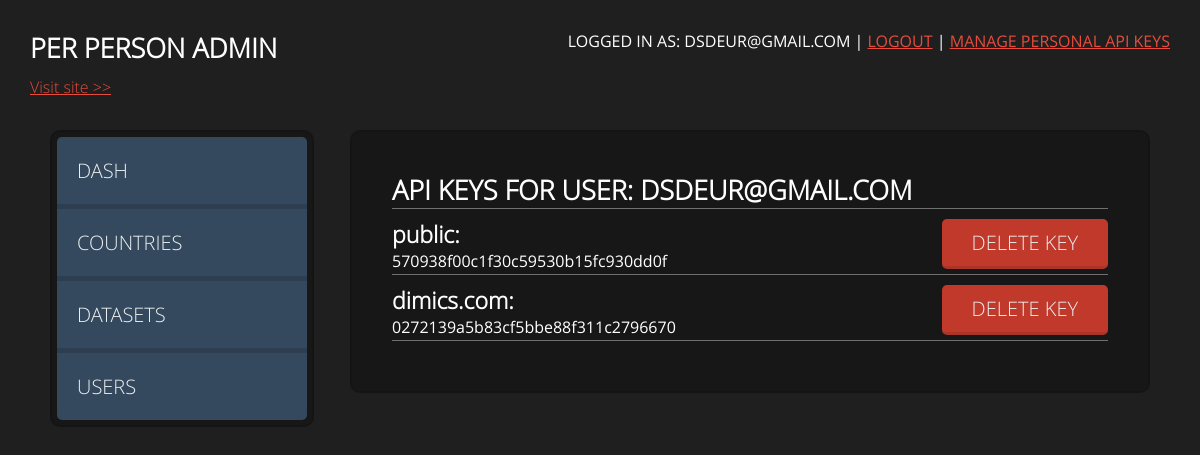
The page /admin/index.php?page=apikeys&userid=5&mail=dsdeur@gmail.com (signed in) on the database its author committed.
### tables this page shows
CREATE TABLE IF NOT EXISTS `apikey` (
  `keyid` int(11) NOT NULL AUTO_INCREMENT,
  `url` varchar(200) NOT NULL,
  `userid` int(11) NOT NULL,
  `key` varchar(200) NOT NULL,
  PRIMARY KEY (`keyid`)
);

### inc/functions.php (called while the page is built, shortened)
<?php
	function test_input($data) {
		$data = strip_tags($data);
		$data = trim($data);
		$data = stripslashes($data);
		$data = htmlspecialchars($data);
		return $data;
	}
?>

### inc/config.php (called while the page is built, shortened)
<?php
	$config = array(
		"db" => array(
			"dbname" => "perperson",
			"username" => "root",
			"password" => "",
			"host" => "localhost"
		)
	);
	require_once("functions.php");
	require_once("database.php");
	$db = new Database();
?>

### inc/database.php (called while the page is built, shortened)
<?php
Class Database {
	private $mysqli = false;
	public function connect($config) {
		if(!$this->mysqli){
			$this->mysqli = new mysqli($config['db']['host'],
							   $config['db']['username'],
							   $config['db']['password'],
							   $config['db']['dbname']);
			if(mysqli_connect_error()) {
				echo mysqli_connect_error();
				return false;
			} else {
				return true;
			}
		} else {
			return true;
		}
	}
	public function getKeys($userid = false) {
		if($userid !== false) {
			$query = "SELECT * FROM apikey WHERE userid = ?";
			$stmt = $this->mysqli->prepare ($query);
			$stmt->bind_param("d", $userid);
		} else {
			$query = "SELECT * FROM apikey";
			$stmt = $this->mysqli->prepare ($query);
		}
		if(!$stmt->execute())
		{
			return false;
		}
		else {
			$result = $stmt->get_result();
			$keys = array();
			while($row = $result->fetch_array(MYSQLI_ASSOC)) {
				array_push($keys, $row);
			}
			return $keys;
		}
	}
}
?>

### admin/parts/apikeys.php (the view)
<?php
	if(isset($_GET["userid"]) && isset($_GET["mail"])) {
		$userid = test_input($_GET['userid']);
		$mail = test_input($_GET['mail']);
	} else {
		header("Location: index.php");
	}
	$keys = $db->getKeys($userid);
?>
	<section id="data" class="dataSec">
		<h1>API Keys for user: <?php echo $mail; ?></h1>
		<?php
		foreach($keys as $key): ?>
		<div class="apikey">
			<div class="text">
				<h2><?php echo $key["url"]; ?>:</h2>
				<p><?php echo $key["key"]; ?></p>
			</div>
			<form action="../php/deletekey.php?userid=6&mail=admin@admin.com" method="post">
				<button type="submit" class="bttn red" name="keyid" value="<?php echo $key["keyid"] ?>">Delete key</button>
			</form>
		</div>
		<?php endforeach; ?>
	</section>

### admin/css/style.css (style rules this page uses)
html, body, body div, span, object, iframe, h1, h2, h3, h4, h5, h6, p, blockquote, pre, abbr, address, cite, code, del, dfn, em, img, ins, kbd, q, samp, small, strong, sub, sup, var, b, i, dl, dt, dd, ol, ul, li, fieldset, form, label, legend, table, caption, tbody, tfoot, thead, tr, th, td, article, aside, figure, footer, header, hgroup, menu, nav, section, time, mark, audio, video, details, summary { margin: 0; padding: 0; border: 0; font-size: 62.5%; vertical-align: baseline; background: transparent; }
article, aside, figure, footer, header, hgroup, nav, section, details, summary { display: block; }
html { overflow-y: scroll; }
.clickable, label, input[type=button], input[type=submit], input[type=file], button { cursor: pointer; }
button, input, select, textarea { margin: 0; }
button { width: auto; overflow: visible; }
body { font-family: 'open_sanslight', Arial, Helvetica, sans-serif; color: #fff; background-color: #1f1f1f; -webkit-background-size: cover; -moz-background-size: cover; -o-background-size: cover; background-size: cover; padding-bottom: 130px; }
h1 { margin-bottom: 10px; text-transform: uppercase; font-family: 'open_sanslight', Arial, Helvetica, sans-serif; font-size: 27px; font-size: 2.7rem; font-weight: bold; }
h2 { font-size: 23px; font-size: 2.3rem; }
p { font-size: 16px; font-size: 1.6rem; font-family: 'open_sansregular', Arial, Helvetica, sans-serif; line-height: 22px; padding-bottom: 20px; text-align: justify; }
div, span { font-size: 36px; font-size: 3.6rem; }
section, header, footer, input, select, textarea, label { font-size: 16px; font-size: 1.6rem; font-family: 'open_sanslight', Arial, Helvetica, sans-serif; }
.bttn, input[type=submit] { background: #34495E; color: #ECF0F1; display: inline-block; margin-top: 20px; padding: 10px 30px 10px 30px; font-family: 'open_sanslight', Arial, Helvetica, sans-serif; font-size: 20px; font-size: 2rem; text-transform: uppercase; border: none; text-decoration: none; border-radius: 5px; text-align: center; border-bottom: 3px solid #2C3E50; transition: background-color 0.1s ease; }
.bttn.red, input[type=submit].red { background: #c0392b; border-bottom: 3px solid #ab3428; }
section, aside { background: rgba(17, 17, 17, 0.5); opacity: 1.0; border-radius: 10px; padding: 40px; width: auto; border: 2px solid rgba(0, 0, 0, 0.1); width: 40%; font-size: 16px; font-size: 1.6rem; margin-bottom: 50px; }
.apikey { height: 50px; border-bottom: 1px solid #6f6f6f; padding-bottom: 5px; margin-bottom: 5px; width: 100%; clear: both; }
.apikey .text { float: left; }
.apikey button { margin: 0; float: right; margin-top: 0; margin-bottom: 2px; }
.dataSec { width: auto; margin: 50px; margin-top: 0; margin-left: 350px; min-width: 700px; }
.dataSec h1 { display: block; border-bottom: 1px solid #6f6f6f; }
.dataSec td .bttn, .dataSec div .bttn { margin: 0; margin-bottom: 2px; }
.dataSec .apikey { float: none; clear: none; margin-bottom: 10px; }
.dataSec .apikey p { padding-bottom: 10px; }

### rows shown on the page
apikey: url "public", key "570938f00c1f30c59530b15fc930dd0f", $key["keyid"] 10 (drawn)
apikey: url "dimics.com", key "0272139a5b83cf5bbe88f311c2796670", $key["keyid"] 14 (drawn)

### other values the page prints
$email "DSDEUR@GMAIL.COM"
$mail "DSDEUR@GMAIL.COM"
